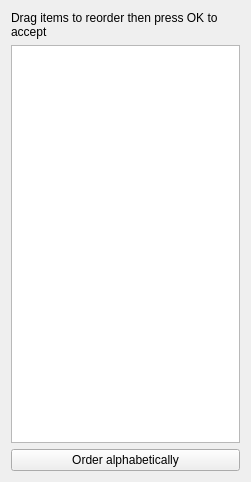
<?xml version="1.0" encoding="UTF-8"?>
<ui version="4.0">
 <class>Form</class>
 <widget class="QWidget" name="Form">
  <property name="geometry">
   <rect>
    <x>0</x>
    <y>0</y>
    <width>251</width>
    <height>482</height>
   </rect>
  </property>
  <property name="windowTitle">
   <string>Form</string>
  </property>
  <layout class="QVBoxLayout" name="verticalLayout">
   <item>
    <widget class="QLabel" name="label">
     <property name="text">
      <string>Drag items to reorder then press OK to accept</string>
     </property>
     <property name="wordWrap">
      <bool>true</bool>
     </property>
    </widget>
   </item>
   <item>
    <widget class="QListWidget" name="listWidget">
     <property name="dragDropMode">
      <enum>QAbstractItemView::InternalMove</enum>
     </property>
    </widget>
   </item>
   <item>
    <widget class="QPushButton" name="pushButton">
     <property name="text">
      <string>Order alphabetically</string>
     </property>
     <property name="icon">
      <iconset theme="reload"/>
     </property>
    </widget>
   </item>
  </layout>
 </widget>
 <resources/>
 <connections/>
</ui>
